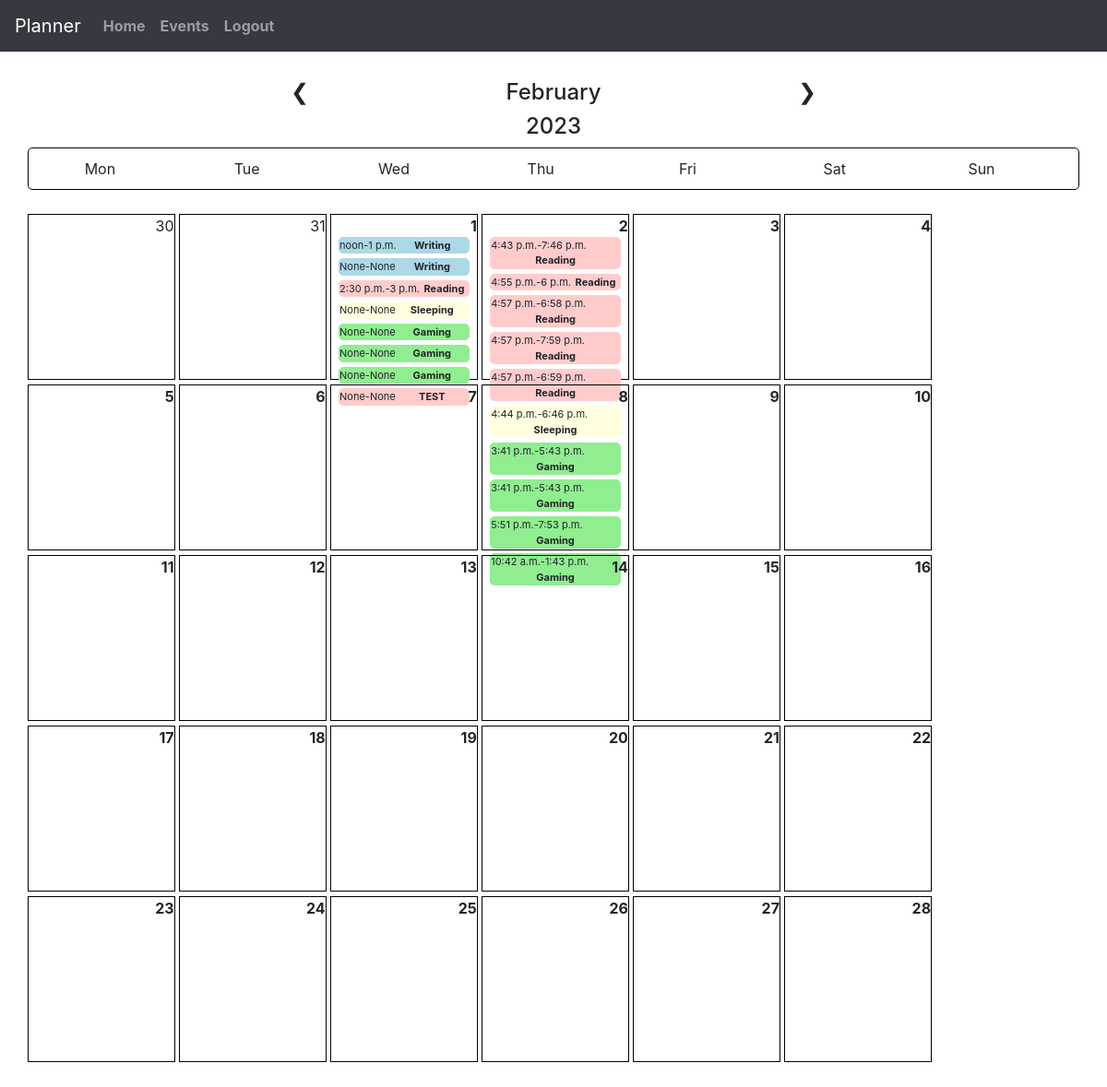
Page / (signed in) on the earlier database version.
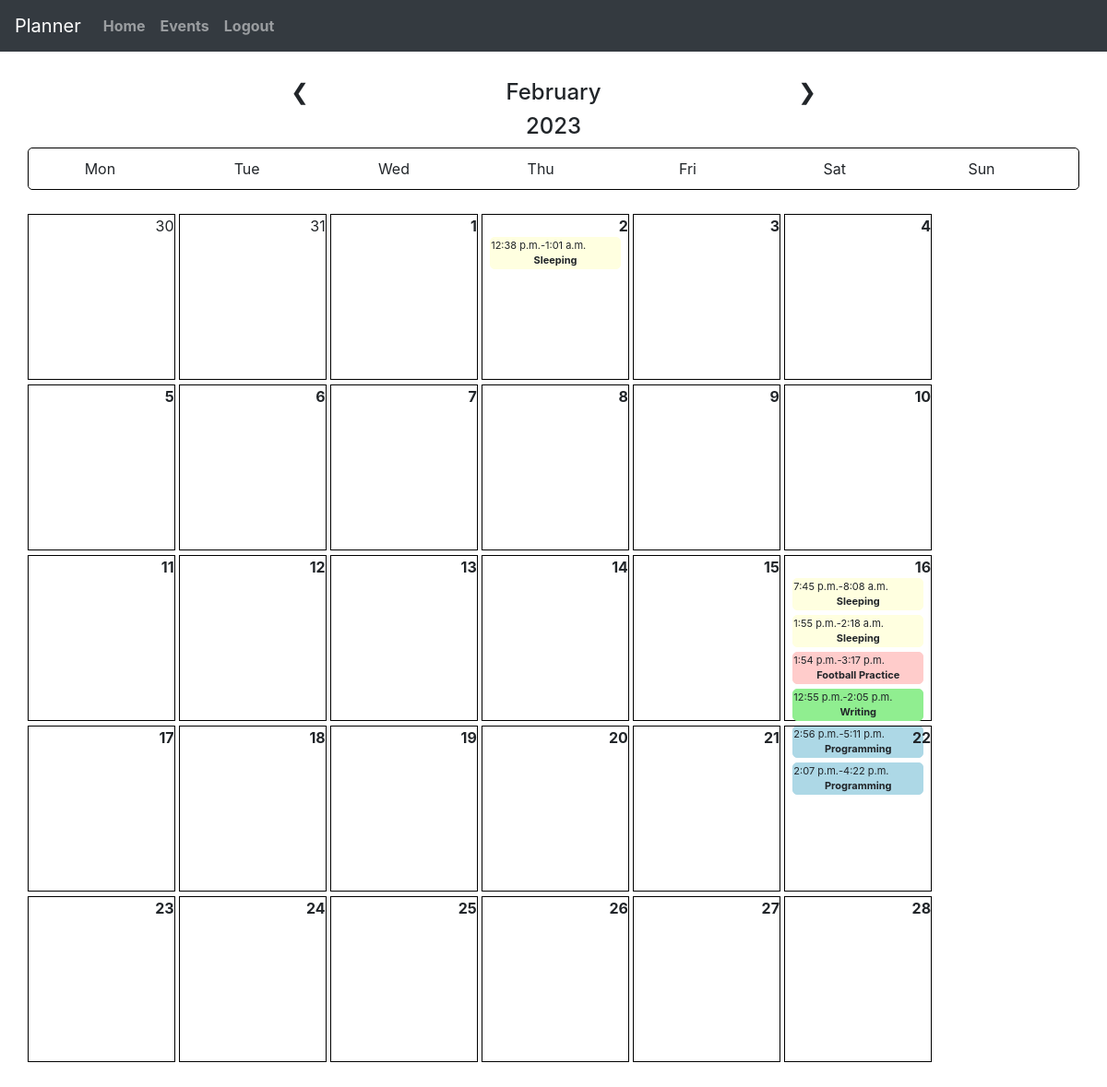
Same page on the later database version.
### planner/models.py (models this page shows, shortened)
class EventOnDay(models.Model):
    event = models.ForeignKey(Event, on_delete=models.CASCADE, related_name="events_on_day")
    day = models.ForeignKey(Day, on_delete=models.CASCADE, related_name="events")
    start_time = models.TimeField(blank=True, null=True)
    end_time = models.TimeField(blank=True, null=True)

class Event(models.Model):
    event_user = models.ForeignKey(User, on_delete=models.CASCADE, related_name="events")
    event_name = models.CharField(max_length=30)
    event_color = models.CharField(max_length=7, default='#FF0000')
    event_default_time = models.DurationField(default='1:00:00')

### planner/views.py (the view)
# urls.py: path("", views.index, name="index"),
def index(request):
    if not request.user.is_authenticated:
        return HttpResponseRedirect(reverse("login"))
    current_day = datetime.now().day
    current_month_number = datetime.now().month
    current_month = calendar.month_name[current_month_number]
    current_year = datetime.now().year
    day_info = calendar.monthrange(current_year, current_month_number)
    day_amount = day_info[1]
    day_start = day_info[0]
    if current_month_number == 0:
        prev_month_day_info = calendar.monthrange(current_year - 1, 12)
    else:
        prev_month_day_info = calendar.monthrange(current_year, current_month_number - 1)
    prev_month_amount_days = prev_month_day_info[1]
    prev_month_days = []
    for i in range(day_start):
        prev_month_days.append(prev_month_amount_days - day_start + i + 1)
    if current_month_number < 10:
        current_month_number = f'0{current_month_number}'
    events_on_days = EventOnDay.objects.filter(event__event_user = request.user, day__day_date__contains = f'{current_year}-{current_month_number}')
    return render(request, "planner/index.html", {
        'current_month': current_month,
        'current_month_number':current_month_number,
        'current_day': current_day,
        'current_year': current_year,
        'day_amount': day_amount,
        'day_start': day_start,
        'prev_month_days': prev_month_days,
        'events_on_days': events_on_days,
    })

### planner/templates/planner/index.html
{% extends "planner/layout.html" %}
{% block body %}
<div id="month-selector">
      <h4 id="previous-month">&#10094;</h4>
      <h4 id="next-month">&#10095;</h4>
      <h4 id="month">{{ current_month }}</h4>
      <h4 id="year">{{ current_year }}</h4>
</div>
  <ul class="week">
    <li>Mon</li>
    <li>Tue</li>
    <li>Wed</li>
    <li>Thu</li>
    <li>Fri</li>
    <li>Sat</li>
    <li>Sun</li>
  </ul>
  <ul class="days" id="days">
    {% for day in prev_month_days %}
      {% if current_month == 'January' %}
        <li data-date="{{ current_year|add:'-1' }}-12-{{ day }}">{{ day }}</li>
      {% else %}
        <li data-date="{{ current_year }}-{{ current_month_number|add:'-1' }}-{{ day }}">{{ day }}</li>
      {% endif %}
    {% endfor %}
    {% for i in "month_days"|rjust:day_amount %}
      <li id="li-{{ current_year }}-{{ current_month_number }}-{{ forloop.counter }}" data-date="{{ current_year }}-{{ current_month_number }}-{{ forloop.counter }}">
        <strong>{{ forloop.counter }}</strong>
        {% with counter=forloop.counter %}
          {% for event in events_on_days %}
            {% if event.day.day_date|date:"d"|add:"0" == counter %}
              <div id="event-{{ event.id }}" data-start_time = "{{ event.start_time|date:'H:i:s' }}" class="event-in-calendar div-{{ current_year }}-{{ current_month_number }}-{{ counter }}" style="background-color: {{ event.event.event_color }}; border: 1px solid {{ event.event.event_color }}">
                <p style="float:left; margin:auto">{{ event.start_time }}-{{ event.end_time }}</p>
                <p style="display:inline"><strong>{{ event.event.event_name }}</strong></p>
              </div>
            {% endif %}
          {% endfor %}
        {% endwith %}
      </li>
    {% endfor %}
  </ul>
{% endblock %}

### planner/templates/planner/layout.html (shortened to what this page needs)
{% load static %}
<!DOCTYPE html>
<html lang="en">
    <head>
        <link rel="stylesheet" href="https://stackpath.bootstrapcdn.com/bootstrap/4.4.1/css/bootstrap.min.css">
        <link href="{% static 'planner/styles.css' %}" rel="stylesheet">
    </head>
    <body>
        <nav class="navbar navbar-expand-lg navbar-dark bg-dark">
            <a class="navbar-brand" href="{% url 'index' %}">Planner</a>
            <div>
              <ul class="navbar-nav mr-auto">
                {% if user.is_authenticated %}
                    <li class="nav-item">
                        <a class="nav-link" href="{% url 'index' %}"><strong>Home</strong></a>
                    </li>
                    <li class="nav-item">
                        <a class="nav-link" href="{% url 'events' %}"><strong>Events</strong></a>
                    </li>
                    <li class="nav-item">
                        <a class="nav-link" href="{% url 'logout' %}"><strong>Logout</strong></a>
                    </li>
                {% else %}
                    <li class="nav-item">
                        <a class="nav-link" href="{% url 'login' %}"><strong>Login</strong></a>
                    </li>
                {% endif %}
              </ul>
            </div>
          </nav>
        <div class="body">
            {% block body %}
            {% endblock %}
        </div>
    </body>
</html>

### planner/static/planner/styles.css (style rules this page uses)
.body { margin: 30px; }
#month-selector { width: 50%; margin:auto; text-align: center; }
#previous-month { float:left; display: inline; }
#next-month { float:right; display: inline; }
.week { border: 1px solid black; border-radius: 5px; padding: 10px 0; }
.week li { display: inline-block; width: 13.6%; text-align: center; }
.days { padding: 10px 0; margin: 0; }
.days li { display: inline-block; width: 14%; height: 180px; text-align: right; margin-bottom: 5px; border: 1px solid black; vertical-align: top; }
.event-in-calendar { border-radius: 5px; width: 90%; margin: auto; margin-bottom: 5px; text-align: center; font-size: 11px; }

Differences in the rows shown:
removed EventOnDay: start_time "noon", end_time "1 p.m.", event.event_name "Writing"
removed EventOnDay: start_time "None", end_time "None", event.event_name "Writing"
removed EventOnDay: start_time "2:30 p.m.", end_time "3 p.m.", event.event_name "Reading"
removed EventOnDay: start_time "None", end_time "None", event.event_name "Sleeping"
removed EventOnDay: start_time "None", end_time "None", event.event_name "Gaming"
removed EventOnDay: start_time "None", end_time "None", event.event_name "Gaming"
removed EventOnDay: start_time "None", end_time "None", event.event_name "Gaming"
removed EventOnDay: start_time "None", end_time "None", event.event_name "TEST"
removed EventOnDay: start_time "4:43 p.m.", end_time "7:46 p.m.", event.event_name "Reading"
removed EventOnDay: start_time "4:55 p.m.", end_time "6 p.m.", event.event_name "Reading"
removed EventOnDay: start_time "4:57 p.m.", end_time "6:58 p.m.", event.event_name "Reading"
removed EventOnDay: start_time "4:57 p.m.", end_time "7:59 p.m.", event.event_name "Reading"
removed EventOnDay: start_time "4:57 p.m.", end_time "6:59 p.m.", event.event_name "Reading"
removed EventOnDay: start_time "4:44 p.m.", end_time "6:46 p.m.", event.event_name "Sleeping"
removed EventOnDay: start_time "3:41 p.m.", end_time "5:43 p.m.", event.event_name "Gaming"
removed EventOnDay: start_time "3:41 p.m.", end_time "5:43 p.m.", event.event_name "Gaming"
removed EventOnDay: start_time "5:51 p.m.", end_time "7:53 p.m.", event.event_name "Gaming"
removed EventOnDay: start_time "10:42 a.m.", end_time "1:43 p.m.", event.event_name "Gaming"
added EventOnDay: start_time "12:38 p.m.", end_time "1:01 a.m.", event.event_name "Sleeping"
added EventOnDay: start_time "7:45 p.m.", end_time "8:08 a.m.", event.event_name "Sleeping"
added EventOnDay: start_time "1:55 p.m.", end_time "2:18 a.m.", event.event_name "Sleeping"
added EventOnDay: start_time "1:54 p.m.", end_time "3:17 p.m.", event.event_name "Football Practice"
added EventOnDay: start_time "12:55 p.m.", end_time "2:05 p.m.", event.event_name "Writing"
added EventOnDay: start_time "2:56 p.m.", end_time "5:11 p.m.", event.event_name "Programming"
added EventOnDay: start_time "2:07 p.m.", end_time "4:22 p.m.", event.event_name "Programming"
